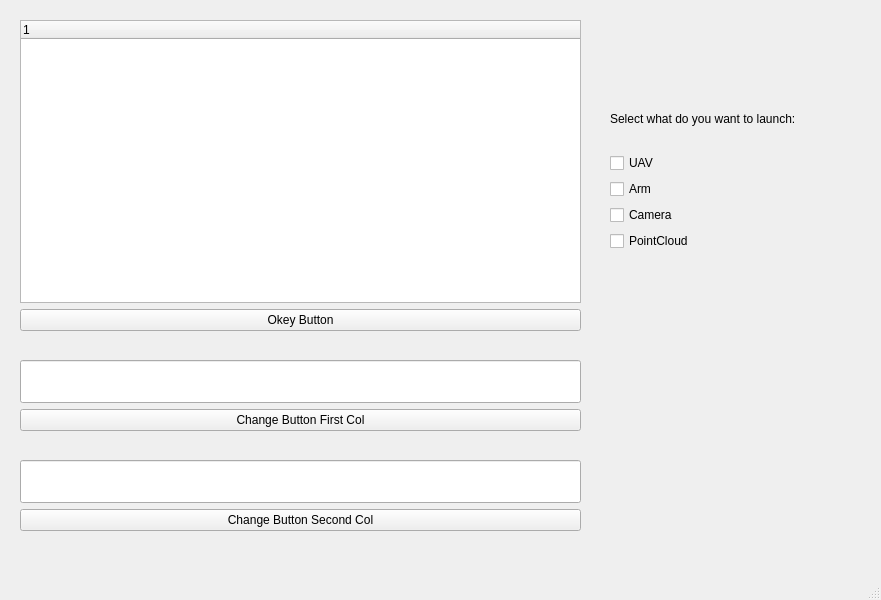
<?xml version="1.0" encoding="UTF-8"?>
<ui version="4.0">
 <class>Gui</class>
 <widget class="QMainWindow" name="Gui">
  <property name="geometry">
   <rect>
    <x>0</x>
    <y>0</y>
    <width>881</width>
    <height>600</height>
   </rect>
  </property>
  <property name="mouseTracking">
   <bool>false</bool>
  </property>
  <property name="windowTitle">
   <string>AppGui</string>
  </property>
  <widget class="QWidget" name="centralwidget">
   <property name="mouseTracking">
    <bool>false</bool>
   </property>
   <widget class="QWidget" name="verticalLayoutWidget">
    <property name="geometry">
     <rect>
      <x>20</x>
      <y>20</y>
      <width>561</width>
      <height>311</height>
     </rect>
    </property>
    <layout class="QVBoxLayout" name="verticalLayout">
     <item>
      <widget class="QTreeWidget" name="treeWidget">
       <column>
        <property name="text">
         <string notr="true">1</string>
        </property>
       </column>
      </widget>
     </item>
     <item>
      <widget class="QPushButton" name="okey_button">
       <property name="mouseTracking">
        <bool>false</bool>
       </property>
       <property name="text">
        <string>Okey Button</string>
       </property>
      </widget>
     </item>
    </layout>
   </widget>
   <widget class="QWidget" name="verticalLayoutWidget_2">
    <property name="geometry">
     <rect>
      <x>20</x>
      <y>360</y>
      <width>561</width>
      <height>71</height>
     </rect>
    </property>
    <layout class="QVBoxLayout" name="verticalLayout_2">
     <item>
      <widget class="QLineEdit" name="lineEdit_1Col">
       <property name="maximumSize">
        <size>
         <width>16777215</width>
         <height>16777196</height>
        </size>
       </property>
       <property name="text">
        <string/>
       </property>
      </widget>
     </item>
     <item>
      <widget class="QPushButton" name="change_button_1Col">
       <property name="text">
        <string>Change Button First Col</string>
       </property>
      </widget>
     </item>
    </layout>
   </widget>
   <widget class="QWidget" name="verticalLayoutWidget_3">
    <property name="geometry">
     <rect>
      <x>20</x>
      <y>460</y>
      <width>561</width>
      <height>71</height>
     </rect>
    </property>
    <layout class="QVBoxLayout" name="verticalLayout_3">
     <item>
      <widget class="QLineEdit" name="lineEdit_2Col">
       <property name="maximumSize">
        <size>
         <width>16777215</width>
         <height>16777196</height>
        </size>
       </property>
       <property name="text">
        <string/>
       </property>
      </widget>
     </item>
     <item>
      <widget class="QPushButton" name="change_button_2Col">
       <property name="text">
        <string>Change Button Second Col</string>
       </property>
      </widget>
     </item>
    </layout>
   </widget>
   <widget class="QWidget" name="verticalLayoutWidget_4">
    <property name="geometry">
     <rect>
      <x>610</x>
      <y>90</y>
      <width>231</width>
      <height>161</height>
     </rect>
    </property>
    <layout class="QVBoxLayout" name="verticalLayout_4">
     <item>
      <widget class="QLabel" name="label">
       <property name="text">
        <string>Select what do you want to launch:</string>
       </property>
      </widget>
     </item>
     <item>
      <widget class="QCheckBox" name="checkBoxUAV">
       <property name="text">
        <string>UAV</string>
       </property>
      </widget>
     </item>
     <item>
      <widget class="QCheckBox" name="checkBoxArm">
       <property name="text">
        <string>Arm</string>
       </property>
      </widget>
     </item>
     <item>
      <widget class="QCheckBox" name="checkBoxCamera">
       <property name="text">
        <string>Camera</string>
       </property>
      </widget>
     </item>
     <item>
      <widget class="QCheckBox" name="checkBoxPointCloud">
       <property name="text">
        <string>PointCloud</string>
       </property>
      </widget>
     </item>
    </layout>
   </widget>
  </widget>
  <widget class="QMenuBar" name="menubar">
   <property name="geometry">
    <rect>
     <x>0</x>
     <y>0</y>
     <width>881</width>
     <height>19</height>
    </rect>
   </property>
  </widget>
  <widget class="QStatusBar" name="statusbar"/>
 </widget>
 <resources/>
 <connections/>
</ui>
